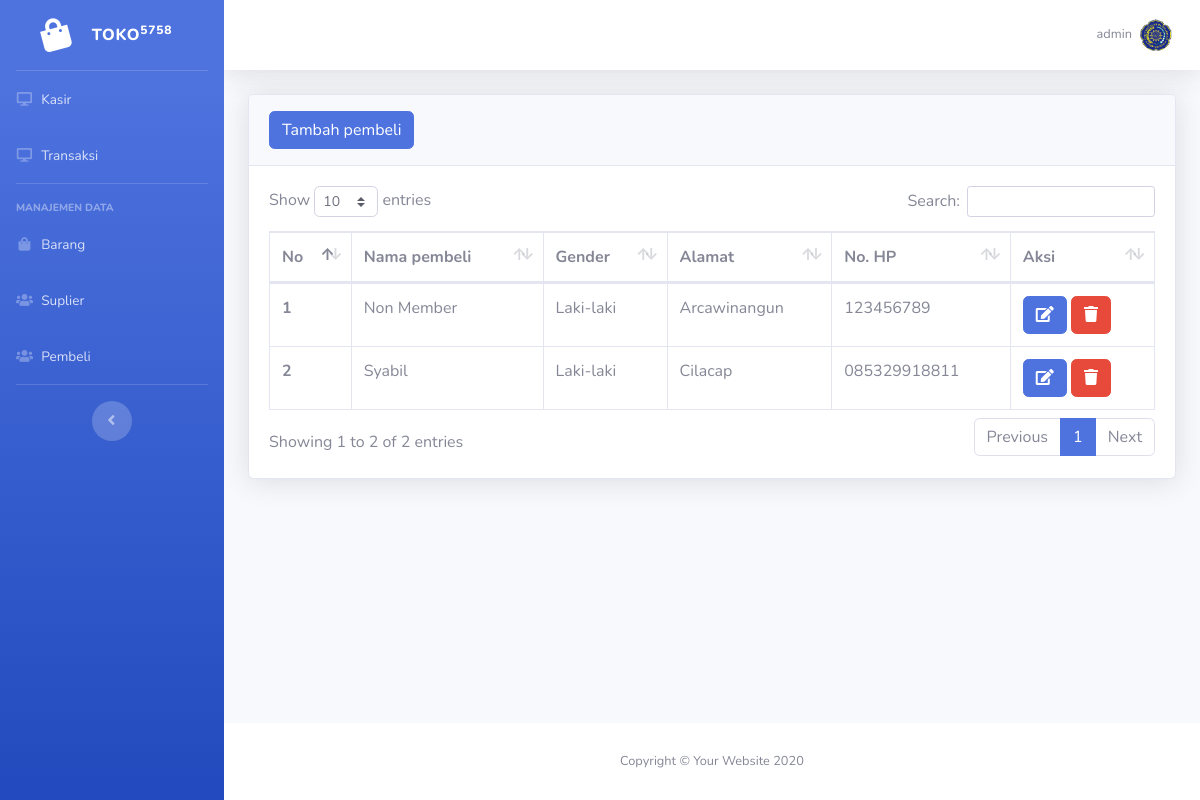
/page/data_pembeli.php (signed in), run on the app's committed database.
### tables this page shows
CREATE TABLE `pembeli` (
  `id_pembeli` int(11) NOT NULL,
  `nama_pembeli` varchar(100) DEFAULT NULL,
  `jk` char(1) DEFAULT NULL,
  `no_telp` varchar(255) DEFAULT NULL,
  `alamat` varchar(255) DEFAULT NULL
);

CREATE TABLE `tb_jk` (
  `id_jk` varchar(1) NOT NULL,
  `jk` varchar(50) NOT NULL
);

### page/data_pembeli.php (the view, shortened to what this page needs)
<?php
include "../partials/head.php";
include "../partials/sidebar.php";
include "../partials/navbar.php";
?>
<div class="container-fluid">
                                    <?php
                                    include "koneksi.php";
                                    ?>
    <div class="card shadow mb-4">
        <div class="card-header py-3">
            <button type="button" class="btn btn-primary" data-toggle="modal" data-target="#exampleModal">
                Tambah pembeli
            </button>
        </div>
        <div class="card-body">
            <div class="table-responsive">
                <table class="table table-bordered" id="dataTable" width="100%" cellspacing="0">
                    <thead>
                        <tr>
                            <th scope="col">No</th>
                            <th scope="col">Nama pembeli</th>
                            <th scope="col">Gender</th>
                            <th scope="col">Alamat</th>
                            <th scope="col">No. HP</th>
                            <th scope="col">Aksi</th>
                        </tr>
                    </thead>
                    <tbody>
                        <?php
                        $perintah = mysqli_query($koneksi, "select * from pembeli join tb_jk on pembeli.jk=tb_jk.id_jk ");
                        $no = 1;
                        while ($baris = mysqli_fetch_array($perintah)) {
                        ?>
                            <tr>
                                <th scope='row'><?php echo $no++; ?></th>
                                <td><?php echo $baris['nama_pembeli'] ?></td>
                                <td><?php echo $baris['jk'] ?></td>
                                <td><?php echo $baris['alamat'] ?></td>
                                <td><?php echo $baris['no_telp'] ?></td>
                                <td>
                                    <a class="btn btn-primary" href='edit_pembeli.php?id=<?php echo $baris['id_pembeli'] ?>'><i class='fas fa-edit'></i></a>
                                    <a class="btn btn-danger" href='../config/hapus_pembeli.php?id=<?php echo $baris['id_pembeli'] ?>' onclick="javascript:return confirm('Hapus Data pembeli ?');">
                                        <i class="fas fa-trash"></i></a>
                                </td>
                            </tr>
                        <?php } ?>
                    </tbody>
                </table>
            </div>
        </div>
    </div>
</div>
<?php
include "../partials/footer.php";
?>

### data on the page
pembeli: nama_pembeli "Non Member", tb_jk.jk "Laki-laki", alamat "Arcawinangun", no_telp "123456789"
pembeli: nama_pembeli "Syabil", tb_jk.jk "Laki-laki", alamat "Cilacap", no_telp "085329918811"

### other printed values
$_SESSION['username'] "admin"
